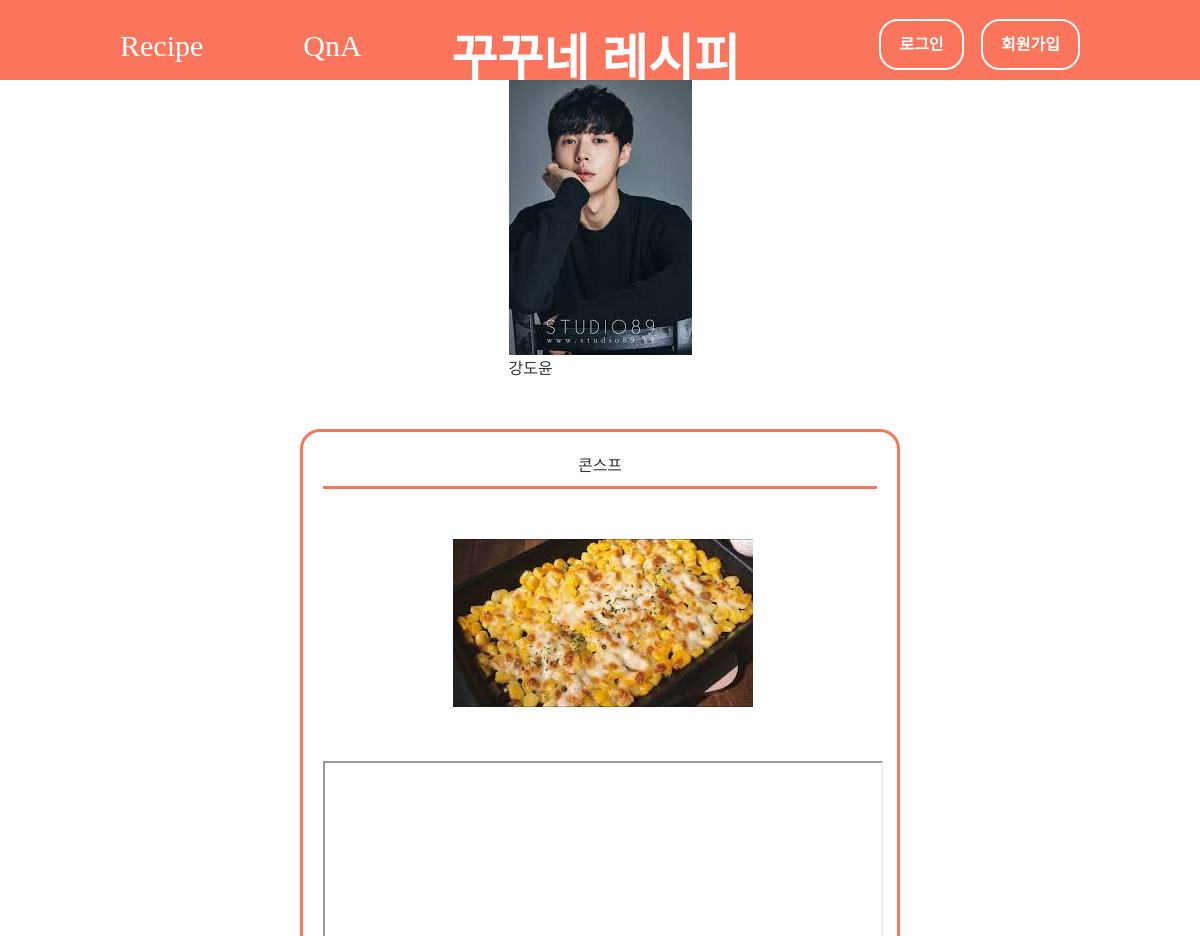
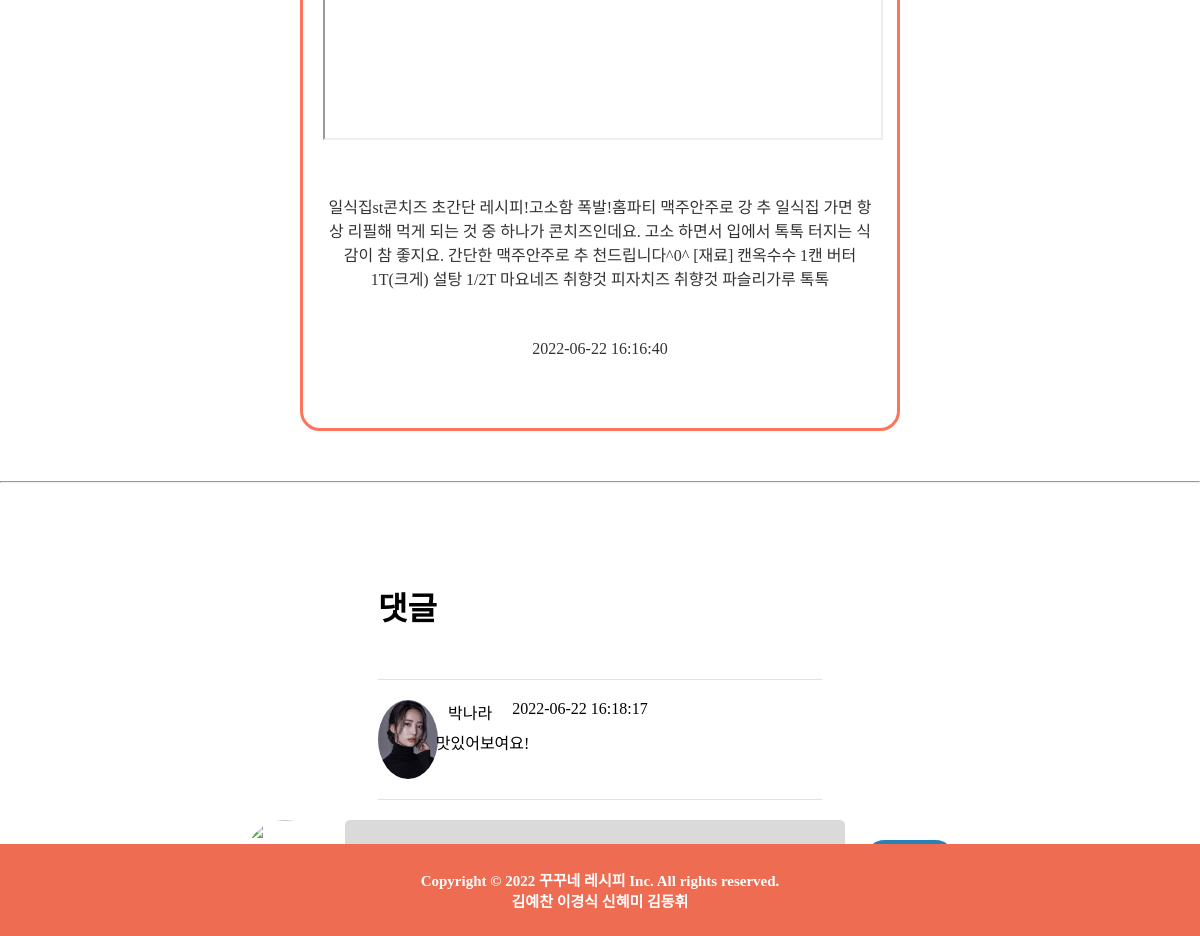
The page /카톡백업자료/project/detail.php?food_no=52 on the database its author committed (2 pictures, top to bottom).
### tables this page shows
CREATE TABLE IF NOT EXISTS `f_board` (
  `food_no` int(10) unsigned NOT NULL AUTO_INCREMENT,
  `food_img` varchar(100) DEFAULT NULL,
  `food_title` varchar(100) NOT NULL,
  `food_url` varchar(1000) DEFAULT NULL,
  `food_ctnt` varchar(3000) NOT NULL,
  `food_view` int(11) DEFAULT 0,
  `user_no` int(10) unsigned NOT NULL,
  `ctgr_no` int(10) unsigned NOT NULL,
  `created_at` datetime DEFAULT curtime(),
  PRIMARY KEY (`food_no`),
  KEY `user_no` (`user_no`),
  KEY `ctgr_no` (`ctgr_no`),
  CONSTRAINT `f_board_ibfk_1` FOREIGN KEY (`user_no`) REFERENCES `t_user` (`user_no`),
  CONSTRAINT `f_board_ibfk_2` FOREIGN KEY (`ctgr_no`) REFERENCES `c_board` (`ctgr_no`)
);

CREATE TABLE IF NOT EXISTS `t_user` (
  `user_no` int(10) unsigned NOT NULL AUTO_INCREMENT,
  `uid` varchar(10) NOT NULL,
  `upw` varchar(10) NOT NULL,
  `nm` varchar(10) NOT NULL,
  `birth` date NOT NULL,
  `gender` int(10) unsigned DEFAULT NULL CHECK (`gender` in (0,1)),
  `created_at` datetime DEFAULT curtime(),
  `profile_img` varchar(200) DEFAULT NULL,
  `ctnt` varchar(1000) DEFAULT NULL,
  PRIMARY KEY (`user_no`),
  UNIQUE KEY `uid` (`uid`)
);

CREATE TABLE IF NOT EXISTS `r_board` (
  `reply_no` int(10) unsigned NOT NULL AUTO_INCREMENT,
  `reply_ctnt` varchar(1000) DEFAULT NULL,
  `user_no` int(10) unsigned NOT NULL,
  `food_no` int(10) unsigned NOT NULL,
  `created_at` datetime DEFAULT curtime(),
  PRIMARY KEY (`reply_no`),
  KEY `user_no` (`user_no`),
  KEY `food_no` (`food_no`),
  CONSTRAINT `r_board_ibfk_1` FOREIGN KEY (`user_no`) REFERENCES `t_user` (`user_no`)
);

### 카톡백업자료/project/db/db_board.php (called while the page is built, shortened)
<?php
    function sel_recipe(&$param)
{
    $food_no = $param["food_no"];
    $conn = get_conn();
    $sql = "SELECT B.profile_img, B.nm, A.created_at, A.food_img, A.food_url, A.food_title, A.food_ctnt, A.user_no, A.ctgr_no
            FROM f_board A
            INNER JOIN t_user B
            ON A.user_no = B.user_no
            WHERE A.food_no = $food_no";
    $result = mysqli_query($conn, $sql);
    return mysqli_fetch_assoc($result);
}
    function comment(&$param){
        $food_no = $param["food_no"];
        $sql="SELECT A.*,B.nm,B.profile_img
        FROM r_board A
        INNER JOIN t_user B ON A.user_no = B.user_no
        WHERE A.food_no = $food_no";
        $conn = get_conn();
        $result = mysqli_query($conn, $sql);
        return $result;
    }
    function sel_detail_profile(&$param) {
        $food_no = $param["food_no"];
        $sql =
        "   SELECT user_no
              FROM f_board
             WHERE food_no = $food_no
        ";
        $conn = get_conn();
        $result = mysqli_query($conn, $sql);
        return mysqli_fetch_assoc($result);
    }

### 카톡백업자료/project/detail.php (the view, shortened to what this page needs)
<?php
include_once "db/db_board.php";
$food_no = $_GET['food_no'];
$param = [
    "food_no" => $food_no
];
$item = sel_recipe($param);
$youtube_url = $item["food_url"];
$last_index = mb_strrpos($youtube_url, "/");
$url = mb_substr($youtube_url, $last_index);
$com = comment($param);
$detail_user_no = sel_detail_profile($param);
?>
<!DOCTYPE html>
<html lang="en">
<head>
    <link rel="stylesheet" href="css/detail.css">
</head>
<body>
    <?php include_once "header.php"; ?>
    <main>
        <div class="container">
            <div class="content-box">
                <div class="box1">
                    <img class="profile_img" src="/project/img/profile/<?= $detail_user_no['user_no'] ?>/<?= $item['profile_img'] ?>">
                    <?= $item['nm'] ?>
                </div>
                <div class="bor_box">
                    <div class="box3">
                        <?= $item["food_title"] ?>
                    </div>
                    <div class="box4">
                        <img class='food_img' src="/project/img/board/<?= $item['food_img'] ?>">
                    </div>
                    <div class="box5">
                        <iframe width="560" height="315" src="https://www.youtube.com/embed/<?= $url ?>" allowfullscreen></iframe>
                    </div>
                    <div class="box6">
                        <?= $item["food_ctnt"] ?>
                    </div>
                    <div class="box7">
                        <?= $item['created_at'] ?>
                    </div>
                </div>
            </div>
        <hr>
            <div class="main3">
                <div class="com1">
                    <h1>댓글</h1>
                    <?php
                    foreach ($com as $row) { ?>
                        <div class="comm">
                            <div class="co1">
                                <div><a href="profile.php"><img src="/project/img/profile/<?= $row["user_no"] ?>/<?= $row['profile_img'] ?>"></a></div>
                                <div class="nm"><?= $row["nm"] ?></div>
                                <div><?= $row["created_at"] ?></div>
                            </div>
                            <div class="co2"><?= $row["reply_ctnt"] ?></div>
                        </div>
                    <?php } ?>
                </div>
                <form action="com_proc.php" method="post" id="com_f">
                    <div class="c cn">
                        <div class="profile_nm"><img src="/project/img/profile/<?= $login_user["user_no"] ?>/<?= $login_user['profile_img'] ?>"><br><?= $nm ?></div>
                        <div><textarea id="ctnt" name="reply_ctnt" placeholder=""></textarea></div>
                        <div><input id="sub" type="submit" value="댓글등록"></div>
                    </div>
                </form>
            </div>
        </div>
    </main>
        <?php
            include_once "footer.php";
        ?>
</body>
</html>

### 카톡백업자료/project/header.php (shortened to what this page needs)
<?php
    $nm = "";
?>
<!DOCTYPE html>
<html lang="en">
<head>
    <link rel="stylesheet" href="css/header.css">
</head>
<body>
    <header>
        <div class="header-box">
            <div class="nav">
                <ul>
                    <li><a href="allfood.php">Recipe</a></li>
                    <li><a href="qna.php">QnA</a></li>
                </ul>
            </div>
            <div class="logo">
                <h1><a href="main.php">꾸꾸네 레시피</a></h1>
            </div>
            <div class="join">
            <?php if(isset($_SESSION["login_user"])) { ?>
                <div class="login_user">
                    <a href="profile.php?user_no=<?=$login_user["user_no"]?>">
                        <?php
                                $session_img = $_SESSION["login_user"]["profile_img"];
                                $profile_img = $session_img == null ? "ico_user.png" : "profile/".$_SESSION["login_user"]["user_no"] . "/" .$session_img;
                                ?>
                            <div class="circular__img wh40">
                                <img src="/project/img/<?=$profile_img?>">
                                </div>
                            </a>
                            <div class="circular__nm"><?=$nm?></div>
                            <a id="logout" href='logout.php'>로그아웃</a>
                </div>
                <?php } else if(isset($_SESSION["master_user"])) { ?>
                        <?=$m_nm?>
                        <a href='logout.php'><button>로그아웃</button></a>
                <?php } else { ?>
                    <span><a href="login.php">로그인</a></span>
                    <span><a href="join.php">회원가입</a></span>
                <?php } ?>
            </div>
        </div>
    </header>
</body>
</html>

### 카톡백업자료/project/footer.php (shortened to what this page needs)
<!DOCTYPE html>
<html lang="en">
<head>
    <link rel="stylesheet" href="css/footer.css">
</head>
<body>
<div class="footer">
        <h4>Copyright &copy; 2022 꾸꾸네 레시피 Inc. All rights reserved.<br> 김예찬 이경식 신혜미 김동휘</h4>
    </div>
</body>
</html>

### 카톡백업자료/project/css/detail.css (style rules this page uses)
* { font-family: 'GimpoGothicRegular00'; }
main { height:1700px; }
.content-box { display: flex; flex-direction: column; justify-content:center; align-items: center; }
.bor_box { border:3px solid #fa755b; border-radius:20px; width:50%; padding:20px 20px; text-align: center; }
.box1 { display: flex; flex-direction: column; justify-content:center; margin-bottom: 50px; color:#333333; }
.box3 { border-bottom: 3px solid #fa755b; text-align: center; margin-bottom: 50px; padding-bottom: 10px; color:#333333; }
.box4 { text-align: center; width:560px; margin-bottom: 50px; color:#333333; }
.box5 { margin-bottom: 50px; color:#333333; }
.box6 { text-align: center; margin-bottom: 50px; color:#333333; }
.box7 { margin-bottom: 50px; color:#333333; }
.box7 { text-align: center; }
hr { margin: 50px 0; }
.main3 { display: flex; flex-direction: column; justify-content:center; align-items: center; }
.com1 { margin-bottom: 20px; width:37%; }
.com1 h1 { margin-top:50px; padding-bottom:50px; border-bottom:1px solid rgb(226, 226, 226); }
.com1 img { width:60px; border-radius: 50%; }
.comm { height:100px; border-bottom:1px solid rgb(226, 226, 226); margin-top:20px; }
.co1 { display:flex; height:20px; }
.co2 { padding-left: 13%; padding-top: 10px; }
.nm { padding-left:10px; padding-right:20px; }
.cn { display:flex; }
.profile_nm { text-align: center; }
#com_f { margin-bottom: 20px; }

### 카톡백업자료/project/css/header.css (style rules this page uses)
* { margin: 0; padding: 0; list-style: none; text-decoration: none; box-sizing: border-box; }
header { font-size:30px; width:100%; height:80px; display:flex; align-items: center; justify-content: center; background-color: #fa755b; }
.header-box { width:80%; height:80px; display:flex; align-items: center; justify-content: space-between; font-family: 'GimpoGothicRegular00'; }
.header-box a { color: #fff; }
.logo { position: relative; }
.logo h1 { padding-top: 28px; padding-right: 50px; }
.logo h1 a { font-size:50px; font-family: 'Yeongdo-Rg'; font-weight: bold; }
.nav ul { display:flex; }
.nav li { padding-top:15px; }
.nav ul li:not(:last-child) { margin-right: 100px; }
.nav a:after { display:block; width:100%; content: ''; border-bottom: solid 3px #fff; transform: scaleX(0); transition: transform 250ms ease-in-out; }
.join span { padding: 15px 18px; font-size:16px; font-weight:bold; border-radius: 19px; border: 2px solid #fff; cursor: pointer; text-align:center; font-family: 'GimpoGothicRegular00'; }
.join span:not(:last-child) { margin-right: 10px; }

### 카톡백업자료/project/css/footer.css (style rules this page uses)
* { margin: 0; padding: 0; }
.footer { position: relative; bottom : 0; background-color:#ee6c52; width: 100%; height: 92px; margin-top: 0 auto; padding: 5px 0px; display:flex; align-items: center; justify-content: center; }
.footer h4 { color:#fff; font-size:15px; text-align:center; }

### rows shown on the page
f_board: user_no.profile_img (picture), user_no.nm "강도윤", food_title "콘스프", food_img (picture), food_ctnt "일식집st콘치즈 초간단 레시피!고소함 폭발!홈파티 맥주안주로 강 추 일식집 가면 항상 리필해 먹게 되는 것 중 하나가 콘치즈인데요. 고소 하면서 입에서 톡톡 터지는 식감이 참 좋지요. 간단한 맥주안주로 추 천드립니다^0^ [재료] 캔옥수수 1캔 버터 1T(크게) 설탕 1/2T 마요네즈 취향것 피자치즈 취향것 파슬리가루 톡톡", created_at "2022-06-22 16:16:40"
r_board: user_no.profile_img (picture), user_no.nm "박나라", created_at "2022-06-22 16:18:17", reply_ctnt "맛있어보여요!"
